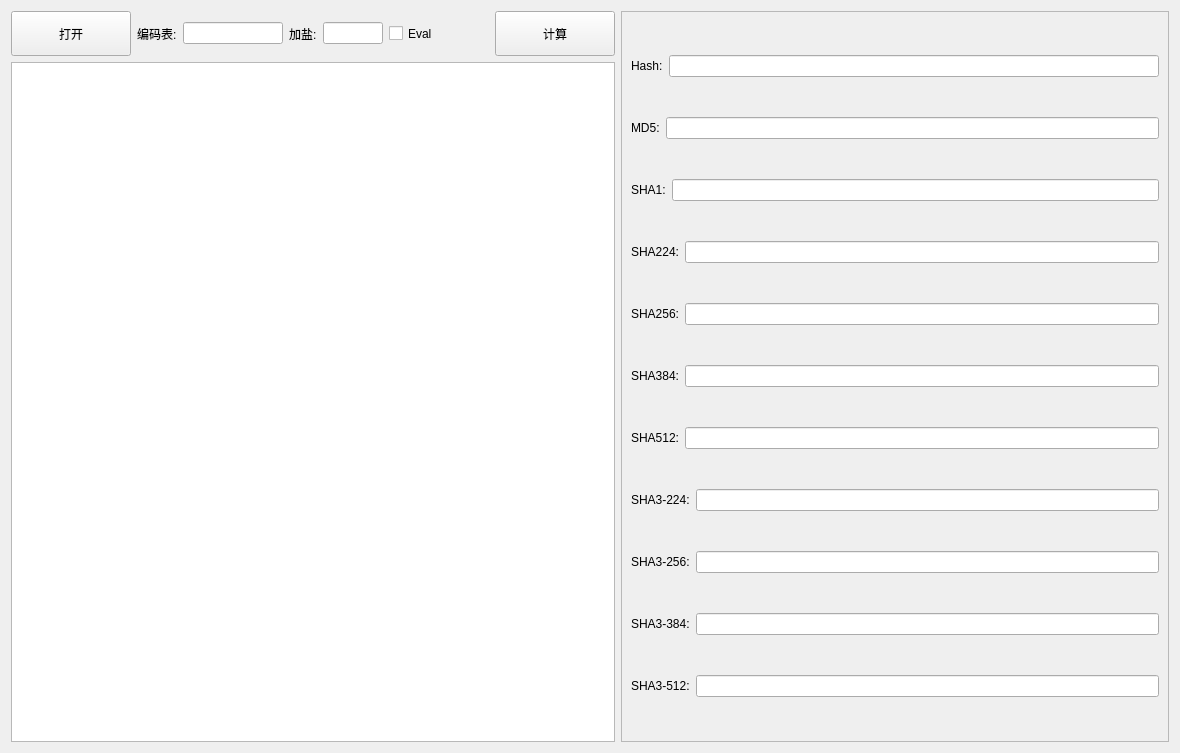
<?xml version="1.0" encoding="UTF-8"?>
<ui version="4.0">
    <class>Form</class>
    <widget class="QWidget" name="Form">
        <property name="geometry">
            <rect>
                <x>0</x>
                <y>0</y>
                <width>1180</width>
                <height>753</height>
            </rect>
        </property>
        <property name="windowTitle">
            <string>Form</string>
        </property>
        <layout class="QHBoxLayout" name="horizontalLayout_14">
            <item>
                <layout class="QHBoxLayout" name="horizontalLayout_13">
                    <item>
                        <layout class="QVBoxLayout" name="verticalLayout">
                            <item>
                                <layout class="QHBoxLayout" name="horizontalLayout">
                                    <item>
                                        <widget class="QPushButton" name="HashTextInputButton">
                                            <property name="minimumSize">
                                                <size>
                                                    <width>120</width>
                                                    <height>45</height>
                                                </size>
                                            </property>
                                            <property name="maximumSize">
                                                <size>
                                                    <width>120</width>
                                                    <height>45</height>
                                                </size>
                                            </property>
                                            <property name="text">
                                                <string>打开</string>
                                            </property>
                                        </widget>
                                    </item>
                                    <item>
                                        <widget class="QLabel" name="HashEncodingTips">
                                            <property name="text">
                                                <string>编码表:</string>
                                            </property>
                                        </widget>
                                    </item>
                                    <item>
                                        <widget class="QLineEdit" name="HashEncodingBox">
                                            <property name="maximumSize">
                                                <size>
                                                    <width>100</width>
                                                    <height>16777215</height>
                                                </size>
                                            </property>
                                        </widget>
                                    </item>
                                    <item>
                                        <widget class="QLabel" name="HashSaltTips">
                                            <property name="text">
                                                <string>加盐:</string>
                                            </property>
                                        </widget>
                                    </item>
                                    <item>
                                        <widget class="QLineEdit" name="HashSaltBox">
                                            <property name="maximumSize">
                                                <size>
                                                    <width>60</width>
                                                    <height>16777215</height>
                                                </size>
                                            </property>
                                        </widget>
                                    </item>
                                    <item>
                                        <widget class="QCheckBox" name="HashEvalCheckBox">
                                            <property name="minimumSize">
                                                <size>
                                                    <width>60</width>
                                                    <height>45</height>
                                                </size>
                                            </property>
                                            <property name="maximumSize">
                                                <size>
                                                    <width>60</width>
                                                    <height>45</height>
                                                </size>
                                            </property>
                                            <property name="text">
                                                <string>Eval</string>
                                            </property>
                                        </widget>
                                    </item>
                                    <item>
                                        <spacer name="horizontalSpacer">
                                            <property name="orientation">
                                                <enum>Qt::Horizontal</enum>
                                            </property>
                                            <property name="sizeHint" stdset="0">
                                                <size>
                                                    <width>40</width>
                                                    <height>20</height>
                                                </size>
                                            </property>
                                        </spacer>
                                    </item>
                                    <item>
                                        <widget class="QPushButton" name="HashEncodeButton">
                                            <property name="minimumSize">
                                                <size>
                                                    <width>120</width>
                                                    <height>45</height>
                                                </size>
                                            </property>
                                            <property name="maximumSize">
                                                <size>
                                                    <width>120</width>
                                                    <height>45</height>
                                                </size>
                                            </property>
                                            <property name="text">
                                                <string>计算</string>
                                            </property>
                                        </widget>
                                    </item>
                                </layout>
                            </item>
                            <item>
                                <widget class="QTextEdit" name="HashTextBox">
                                    <property name="maximumSize">
                                        <size>
                                            <width>16777215</width>
                                            <height>16777215</height>
                                        </size>
                                    </property>
                                </widget>
                            </item>
                        </layout>
                    </item>
                    <item>
                        <widget class="QScrollArea" name="scrollArea">
                            <property name="widgetResizable">
                                <bool>true</bool>
                            </property>
                            <widget class="QWidget" name="scrollAreaWidgetContents">
                                <property name="geometry">
                                    <rect>
                                        <x>0</x>
                                        <y>0</y>
                                        <width>516</width>
                                        <height>731</height>
                                    </rect>
                                </property>
                                <layout class="QVBoxLayout" name="verticalLayout_2">
                                    <item>
                                        <layout class="QHBoxLayout" name="horizontalLayout_2">
                                            <item>
                                                <widget class="QLabel" name="HashTips">
                                                    <property name="text">
                                                        <string>Hash:</string>
                                                    </property>
                                                </widget>
                                            </item>
                                            <item>
                                                <widget class="QLineEdit" name="HashValueBox"/>
                                            </item>
                                        </layout>
                                    </item>
                                    <item>
                                        <layout class="QHBoxLayout" name="horizontalLayout_3">
                                            <item>
                                                <widget class="QLabel" name="MD5Tips">
                                                    <property name="text">
                                                        <string>MD5:</string>
                                                    </property>
                                                </widget>
                                            </item>
                                            <item>
                                                <widget class="QLineEdit" name="MD5ValueBox"/>
                                            </item>
                                        </layout>
                                    </item>
                                    <item>
                                        <layout class="QHBoxLayout" name="horizontalLayout_4">
                                            <item>
                                                <widget class="QLabel" name="SHA1Tips">
                                                    <property name="text">
                                                        <string>SHA1:</string>
                                                    </property>
                                                </widget>
                                            </item>
                                            <item>
                                                <widget class="QLineEdit" name="SHA1ValueBox"/>
                                            </item>
                                        </layout>
                                    </item>
                                    <item>
                                        <layout class="QHBoxLayout" name="horizontalLayout_5">
                                            <item>
                                                <widget class="QLabel" name="SHA224Tips">
                                                    <property name="text">
                                                        <string>SHA224:</string>
                                                    </property>
                                                </widget>
                                            </item>
                                            <item>
                                                <widget class="QLineEdit" name="SHA224ValueBox"/>
                                            </item>
                                        </layout>
                                    </item>
                                    <item>
                                        <layout class="QHBoxLayout" name="horizontalLayout_6">
                                            <item>
                                                <widget class="QLabel" name="SHA256Tips">
                                                    <property name="text">
                                                        <string>SHA256:</string>
                                                    </property>
                                                </widget>
                                            </item>
                                            <item>
                                                <widget class="QLineEdit" name="SHA256ValueBox"/>
                                            </item>
                                        </layout>
                                    </item>
                                    <item>
                                        <layout class="QHBoxLayout" name="horizontalLayout_7">
                                            <item>
                                                <widget class="QLabel" name="SHA384Tips">
                                                    <property name="text">
                                                        <string>SHA384:</string>
                                                    </property>
                                                </widget>
                                            </item>
                                            <item>
                                                <widget class="QLineEdit" name="SHA384ValueBox"/>
                                            </item>
                                        </layout>
                                    </item>
                                    <item>
                                        <layout class="QHBoxLayout" name="horizontalLayout_8">
                                            <item>
                                                <widget class="QLabel" name="SHA512Tips">
                                                    <property name="text">
                                                        <string>SHA512:</string>
                                                    </property>
                                                </widget>
                                            </item>
                                            <item>
                                                <widget class="QLineEdit" name="SHA512ValueBox"/>
                                            </item>
                                        </layout>
                                    </item>
                                    <item>
                                        <layout class="QHBoxLayout" name="horizontalLayout_9">
                                            <item>
                                                <widget class="QLabel" name="SHA3224Tips">
                                                    <property name="text">
                                                        <string>SHA3-224:</string>
                                                    </property>
                                                </widget>
                                            </item>
                                            <item>
                                                <widget class="QLineEdit" name="SHA3224ValueBox"/>
                                            </item>
                                        </layout>
                                    </item>
                                    <item>
                                        <layout class="QHBoxLayout" name="horizontalLayout_10">
                                            <item>
                                                <widget class="QLabel" name="SHA3256Tips">
                                                    <property name="text">
                                                        <string>SHA3-256:</string>
                                                    </property>
                                                </widget>
                                            </item>
                                            <item>
                                                <widget class="QLineEdit" name="SHA3256ValueBox"/>
                                            </item>
                                        </layout>
                                    </item>
                                    <item>
                                        <layout class="QHBoxLayout" name="horizontalLayout_11">
                                            <item>
                                                <widget class="QLabel" name="SHA3384Tips">
                                                    <property name="text">
                                                        <string>SHA3-384:</string>
                                                    </property>
                                                </widget>
                                            </item>
                                            <item>
                                                <widget class="QLineEdit" name="SHA3384ValueBox"/>
                                            </item>
                                        </layout>
                                    </item>
                                    <item>
                                        <layout class="QHBoxLayout" name="horizontalLayout_12">
                                            <item>
                                                <widget class="QLabel" name="SHA3512Tips">
                                                    <property name="text">
                                                        <string>SHA3-512:</string>
                                                    </property>
                                                    <property name="textFormat">
                                                        <enum>Qt::AutoText</enum>
                                                    </property>
                                                </widget>
                                            </item>
                                            <item>
                                                <widget class="QLineEdit" name="SHA3512ValueBox"/>
                                            </item>
                                        </layout>
                                    </item>
                                </layout>
                            </widget>
                        </widget>
                    </item>
                </layout>
            </item>
        </layout>
    </widget>
    <resources/>
    <connections/>
</ui>
